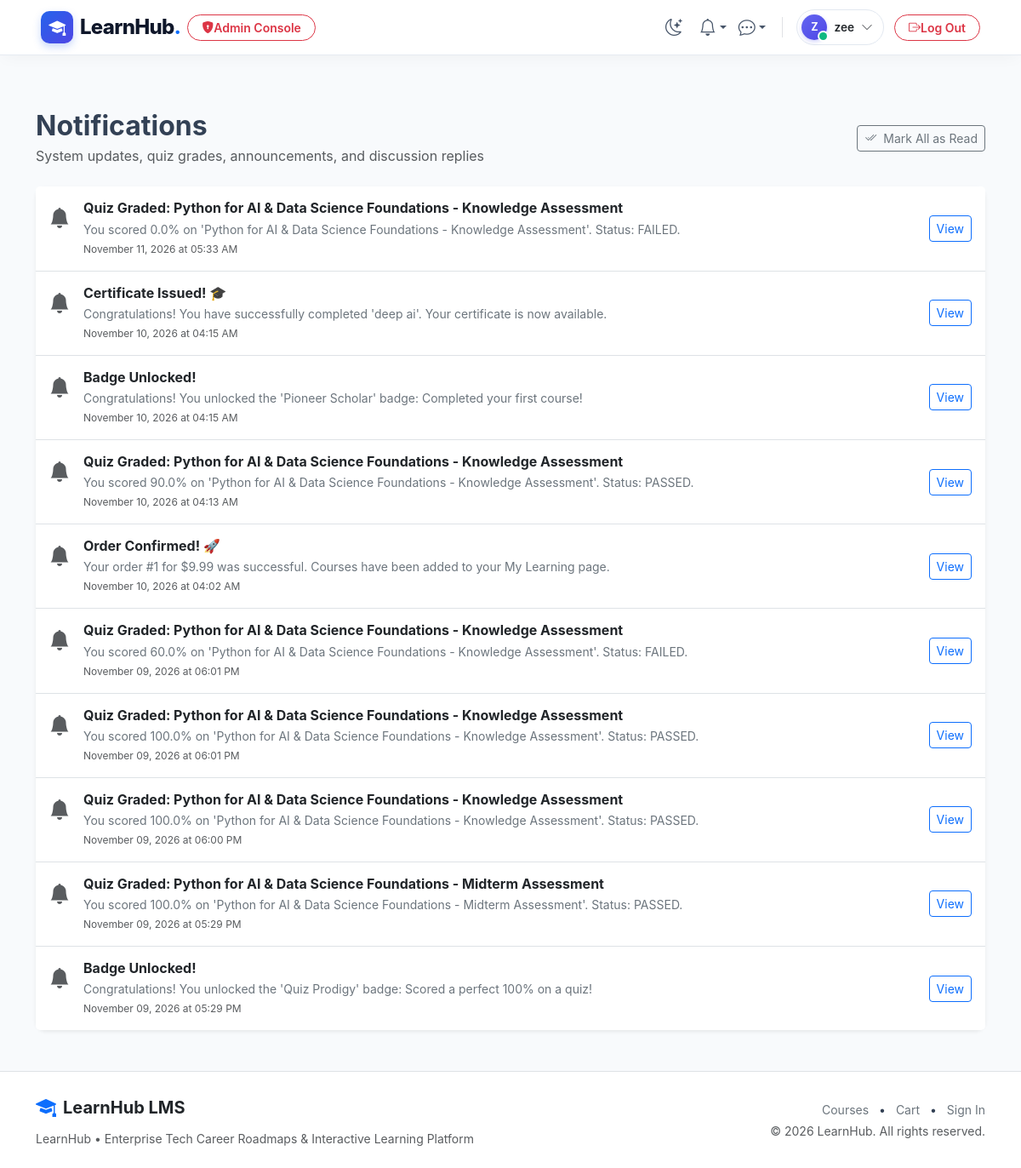
Page /community/notifications (signed in) on the committed database.
### app/models/users.py (models this page shows, shortened)
class User(UserMixin, db.Model):
    __tablename__ = 'users'
    id = db.Column(db.Integer, primary_key=True)
    email = db.Column(db.String(120), unique=True, nullable=False, index=True)
    username = db.Column(db.String(80), unique=True, nullable=False, index=True)
    password_hash = db.Column(db.String(255), nullable=False)
    role_id = db.Column(db.Integer, db.ForeignKey('roles.id'), nullable=False)
    is_active = db.Column(db.Boolean, default=True, nullable=False)
    last_login = db.Column(db.DateTime, nullable=True)
    created_at = db.Column(db.DateTime, default=utcnow, nullable=False)
    role = db.relationship('Role', back_populates='users', lazy='joined')
    profile = db.relationship('UserProfile', back_populates='user', uselist=False, cascade='all, delete-orphan', lazy='joined')
    notifications = db.relationship('Notification', back_populates='user', cascade='all, delete-orphan', lazy='select', order_by='Notification.created_at.desc()')
    enrollments = db.relationship('Enrollment', back_populates='user', lazy='select')
    orders = db.relationship('Order', back_populates='user', lazy='select')
    course_instructors = db.relationship('CourseInstructor', back_populates='user', lazy='select')
    created_courses = db.relationship('Course', back_populates='creator', foreign_keys='Course.created_by', lazy='select')
    wishlists = db.relationship('Wishlist', back_populates='user', cascade='all, delete-orphan', lazy='select')
    quiz_attempts = db.relationship('QuizAttempt', back_populates='user', lazy='select')
    submissions = db.relationship('Submission', back_populates='user', lazy='select')
    forum_threads = db.relationship('ForumThread', back_populates='author', lazy='select')
    forum_posts = db.relationship('ForumPost', back_populates='author', lazy='select')
    post_likes = db.relationship('PostLike', back_populates='user', cascade='all, delete-orphan', lazy='select')
    sent_messages = db.relationship('Message', back_populates='sender', foreign_keys='Message.sender_id', lazy='select')
    received_messages = db.relationship('Message', back_populates='recipient', foreign_keys='Message.recipient_id', lazy='select')
    user_badges = db.relationship('UserBadge', back_populates='user', cascade='all, delete-orphan', lazy='select')
    reviews = db.relationship('Review', back_populates='user', lazy='select')
    audit_logs = db.relationship('AuditLog', back_populates='user', lazy='select')
    def has_role(self, role_name: str) -> bool:
        return bool(self.role and self.role.name.lower() == role_name.lower())
    @property
    def is_admin(self) -> bool:
        return self.has_role('admin')
    @property
    def is_instructor(self) -> bool:
        return self.has_role('instructor')
    @property
    def is_student(self) -> bool:
        return self.has_role('student')

class Notification(db.Model):
    __tablename__ = 'notifications'
    id = db.Column(db.Integer, primary_key=True)
    user_id = db.Column(db.Integer, db.ForeignKey('users.id', ondelete='CASCADE'), nullable=False, index=True)
    title = db.Column(db.String(150), nullable=False)
    message = db.Column(db.Text, nullable=False)
    link = db.Column(db.String(255), nullable=True)
    is_read = db.Column(db.Boolean, default=False, nullable=False)
    created_at = db.Column(db.DateTime, default=utcnow, nullable=False)
    user = db.relationship('User', back_populates='notifications')

### app/blueprints/community/routes.py (the view)
@community_bp.route('/notifications')
@login_required
def notifications():
    notifs = Notification.query.filter_by(user_id=current_user.id).order_by(Notification.created_at.desc()).all()
    return render_template('community/notifications.html', notifications=notifs)

### app/templates/community/notifications.html (shortened to what this page needs)
{% extends 'base.html' %}
{% block content %}
<div class="container py-4">
  <div class="d-flex justify-content-between align-items-center mb-4">
    <div>
      <h2 class="fw-bold mb-1">Notifications</h2>
      <p class="text-muted mb-0">System updates, quiz grades, announcements, and discussion replies</p>
    </div>
    {% if notifications %}
      <form action="{{ url_for('community.mark_all_notifications_read') }}" method="POST">
        <button type="submit" class="btn btn-outline-secondary btn-sm">
          <i class="bi bi-check2-all me-1"></i> Mark All as Read
        </button>
      </form>
    {% endif %}
  </div>
  <div class="card shadow-sm border-0">
    <div class="list-group list-group-flush">
      {% for notif in notifications %}
        <div class="list-group-item p-3 d-flex justify-content-between align-items-center {% if not notif.is_read %}bg-light border-start border-4 border-primary{% endif %}">
          <div class="d-flex align-items-start gap-3">
            <i class="bi bi-bell-fill fs-4 {% if not notif.is_read %}text-primary{% else %}text-muted{% endif %} mt-1"></i>
            <div>
              <h6 class="fw-bold mb-1">
                {% if notif.link %}
                  <a href="{{ notif.link }}" class="text-dark text-decoration-none">{{ notif.title }}</a>
                {% else %}
                  {{ notif.title }}
                {% endif %}
              </h6>
              <p class="text-secondary small mb-1">{{ notif.message }}</p>
              <div class="text-muted" style="font-size: 0.75rem;">{{ notif.created_at.strftime('%B %d, %Y at %I:%M %p') }}</div>
            </div>
          </div>
          {% if notif.link %}
            <a href="{{ notif.link }}" class="btn btn-sm btn-outline-primary">View</a>
          {% endif %}
        </div>
      {% else %}
        <div class="p-5 text-center text-muted">
          <i class="bi bi-bell-slash fs-1 mb-2 d-block"></i>
          <h5>No Notifications</h5>
          <p class="small">You're all caught up with your alerts and course announcements!</p>
        </div>
      {% endfor %}
    </div>
  </div>
</div>
{% endblock %}

### app/templates/partials/navbar.html (shortened to what this page needs)
{% set is_preview = is_preview if is_preview is defined else (True if (request.args.get('preview') == '1' or session.get('live_preview')) and request.blueprint != 'admin' else False) %}
{% set preview_qs = preview_qs if preview_qs is defined else ('?preview=1' if is_preview else '') %}
{% set is_admin_panel = (request.blueprint == 'admin') %}
{% set is_user_logged_in = current_user.is_authenticated and not (is_preview and not is_admin_panel) %}
{% set is_admin_user = current_user.is_authenticated and current_user.is_admin and not (is_preview and not is_admin_panel) %}
<nav class="navbar navbar-expand-lg navbar-glass sticky-top py-2">
  <div class="container-fluid px-xl-5 px-lg-4 px-3">
    <a class="navbar-brand d-flex align-items-center gap-2 text-decoration-none me-2" href="{{ url_for('admin.dashboard') if (is_admin_panel or is_admin_user) else (url_for('catalog.home') ~ preview_qs) }}">
      <div class="brand-logo-squircle">
        <i class="bi bi-mortarboard-fill"></i>
      </div>
      <span class="fs-4 brand-text leading-none">LearnHub<span class="text-primary">.</span></span>
    </a>
    <div class="offcanvas-lg offcanvas-start flex-grow-1" tabindex="-1" id="navbarOffcanvas" aria-labelledby="navbarOffcanvasLabel">
      <div class="offcanvas-body d-flex flex-column flex-lg-row align-items-lg-center justify-content-between p-3 p-lg-0 w-100">
        <ul class="navbar-nav me-auto mb-2 mb-lg-0 align-items-lg-center gap-1 flex-lg-nowrap d-none d-lg-flex">
          {% if is_admin_panel %}
            {% set is_dash_active = (request.endpoint == 'admin.dashboard') %}
            {% set is_users_active = (request.endpoint and ('user' in request.endpoint or 'role' in request.endpoint)) %}
            {% set is_roadmaps_active = (request.endpoint and 'roadmap' in request.endpoint) %}
            {% set is_cat_active = (request.endpoint and ('categor' in request.endpoint or 'department' in request.endpoint or 'tag' in request.endpoint)) %}
            {% set is_coupons_active = (request.endpoint and 'coupon' in request.endpoint) %}
            {% set is_audit_active = (request.endpoint and 'audit' in request.endpoint) %}
            {% set is_settings_active = (request.endpoint and ('setting' in request.endpoint or 'badge' in request.endpoint)) %}
            <li class="nav-item">
              <a class="nav-link admin-nav-item {% if is_dash_active %}active{% endif %}" href="{{ url_for('admin.dashboard') }}" title="Dashboard">
                <i class="bi bi-speedometer2 text-danger {% if is_dash_active %}me-1.5{% endif %}"></i>
                {% if is_dash_active %}<span>Dashboard</span>{% endif %}
              </a>
            </li>
            <li class="nav-item">
              <a class="nav-link admin-nav-item {% if is_users_active %}active{% endif %}" href="{{ url_for('admin.users_list') }}" title="Users & Roles">
                <i class="bi bi-people text-info {% if is_users_active %}me-1.5{% endif %}"></i>
                {% if is_users_active %}<span>Users</span>{% endif %}
              </a>
            </li>
            <li class="nav-item">
              <a class="nav-link admin-nav-item {% if is_roadmaps_active %}active{% endif %}" href="{{ url_for('admin.roadmaps') }}" title="Career Roadmaps">
                <i class="bi bi-signpost-split-fill text-primary {% if is_roadmaps_active %}me-1.5{% endif %}"></i>
                {% if is_roadmaps_active %}<span>Roadmaps</span>{% endif %}
              </a>
            </li>
            <li class="nav-item">
              <a class="nav-link admin-nav-item {% if is_cat_active %}active{% endif %}" href="{{ url_for('admin.categories') }}" title="Categories & Taxonomy">
                <i class="bi bi-folder text-warning {% if is_cat_active %}me-1.5{% endif %}"></i>
                {% if is_cat_active %}<span>Categories</span>{% endif %}
              </a>
            </li>
            <li class="nav-item">
              <a class="nav-link admin-nav-item {% if is_coupons_active %}active{% endif %}" href="{{ url_for('admin.coupons') }}" title="Promo Coupons">
                <i class="bi bi-ticket-perforated text-success {% if is_coupons_active %}me-1.5{% endif %}"></i>
                {% if is_coupons_active %}<span>Coupons</span>{% endif %}
              </a>
            </li>
            <li class="nav-item">
              <a class="nav-link admin-nav-item {% if is_audit_active %}active{% endif %}" href="{{ url_for('admin.audit_logs') }}" title="Security Audit Logs">
                <i class="bi bi-shield-check text-dark {% if is_audit_active %}me-1.5{% endif %}"></i>
                {% if is_audit_active %}<span>Audit Logs</span>{% endif %}
              </a>
            </li>
            <li class="nav-item">
              <a class="nav-link admin-nav-item {% if is_settings_active %}active{% endif %}" href="{{ url_for('admin.settings') }}" title="System Settings">
                <i class="bi bi-gear text-secondary {% if is_settings_active %}me-1.5{% endif %}"></i>
                {% if is_settings_active %}<span>Settings</span>{% endif %}
              </a>
            </li>
            <li class="nav-item ms-1">
              <a class="nav-link admin-nav-item text-secondary border" href="{{ url_for('catalog.home', preview=1) }}" target="_blank" title="View Live Website">
                <i class="bi bi-box-arrow-up-right"></i>
              </a>
            </li>
          {% else %}
            {% if is_user_logged_in %}
              {% if current_user.is_student %}
                <li class="nav-item">
                  <a class="nav-link nav-pill-link {% if request.endpoint == 'learning.my_learning' %}active{% endif %}" href="{{ url_for('learning.my_learning') }}">
                    <i class="bi bi-journal-bookmark me-1.5 text-secondary"></i>
                    <span>My Learning</span>
                  </a>
                </li>
                {% if resume_learning %}
                  <li class="nav-item d-none d-md-block">
                    <a href="{{ resume_learning.url }}" class="nav-resume-pill text-decoration-none d-flex align-items-center gap-2" title="Resume: {{ resume_learning.course_title }} — {{ resume_learning.lesson_title }}">
                      <span class="resume-play-btn">
                        <i class="bi bi-play-fill"></i>
                      </span>
                      <div class="d-flex flex-column" style="max-width: 140px;">
                        <span class="resume-pill-title text-truncate">{{ resume_learning.course_title }}</span>
                        <div class="d-flex align-items-center gap-1.5 mt-0.5">
                          <div class="progress resume-progress-bar flex-grow-1" style="height: 4px;">
                            <div class="progress-bar bg-primary" role="progressbar" style="width: {{ resume_learning.progress_pct }}%;" aria-valuenow="{{ resume_learning.progress_pct }}" aria-valuemin="0" aria-valuemax="100"></div>
                          </div>
                          <span class="resume-pill-pct">{{ resume_learning.progress_pct }}%</span>
                        </div>
                      </div>
                    </a>
                  </li>
                {% endif %}
                <li class="nav-item">
                  <a class="nav-link nav-pill-link {% if request.endpoint and request.endpoint.startswith('assessments.') %}active{% endif %}" href="{{ url_for('assessments.student_grades') }}">
                    <i class="bi bi-card-checklist me-1.5 text-secondary"></i>
                    <span>Grades</span>
                  </a>
                </li>
              {% elif current_user.is_admin %}
                <li class="nav-item">
                  <a class="btn btn-sm btn-outline-danger rounded-pill px-3 py-1 fw-semibold d-flex align-items-center gap-1.5 text-decoration-none" href="{{ url_for('admin.dashboard') }}">
                    <i class="bi bi-shield-lock-fill"></i>
                    <span>Admin Console</span>
                  </a>
                </li>
              {% endif %}
            {% endif %}
          {% endif %}
        </ul>
        <ul class="navbar-nav ms-auto mb-2 mb-lg-0 align-items-center gap-2 flex-nowrap justify-content-end d-none d-lg-flex">
          {% if not is_admin_panel %}
          <li class="nav-item">
            <button class="btn-nav-icon position-relative text-decoration-none border-0" id="themeToggleBtn" type="button" title="Toggle Theme" aria-label="Toggle Theme">
              <i class="bi bi-moon-stars fs-5 theme-icon-active" id="themeIcon"></i>
            </button>
          </li>
          {% endif %}
          {% if is_user_logged_in %}
            <li class="nav-item dropdown">
              <a class="btn-nav-icon position-relative text-decoration-none dropdown-toggle border-0" href="#" id="navNotifDropdown" role="button" data-bs-toggle="dropdown" aria-expanded="false" title="Notifications">
                <i class="bi bi-bell fs-5"></i>
              </a>
            </li>
            <li class="nav-item dropdown">
              <a class="btn-nav-icon position-relative text-decoration-none dropdown-toggle border-0" href="#" id="navMsgDropdown" role="button" data-bs-toggle="dropdown" aria-expanded="false" title="Direct Messages">
                <i class="bi bi-chat-dots fs-5"></i>
              </a>
            </li>
            <li class="nav-item dropdown">
              <a class="user-profile-pill d-flex align-items-center gap-2 text-decoration-none" href="#" role="button" data-bs-toggle="dropdown" aria-expanded="false">
                <div class="position-relative">
                  <div class="avatar-nav-circle">
                    {{ (current_user.username[0]|upper) if current_user.username else 'U' }}
                  </div>
                  <span class="online-dot"></span>
                </div>
                <span class="fw-semibold text-dark user-name-label">{{ current_user.username }}</span>
                <i class="bi bi-chevron-down text-muted small ms-0.5"></i>
              </a>
            </li>
            {% if is_admin_panel or is_admin_user %}
              <li class="nav-item ms-1">
                <form action="{{ url_for('auth.logout') }}" method="POST" class="m-0">
                  <button type="submit" class="btn btn-outline-danger btn-sm rounded-pill px-3 py-1 fw-semibold d-flex align-items-center gap-1.5" title="Sign out of LearnHub">
                    <i class="bi bi-box-arrow-right"></i>
                    <span>Log Out</span>
                  </button>
                </form>
              </li>
            {% endif %}
          {% endif %}
        </ul>
      </div>
    </div>
  </div>
</nav>

### rows in the picture
User: username "Z", username "zee"
Notification: is_read True (drawn), title "Quiz Graded: Python for AI & Data Science Foundations - Knowledge Assessment", message "You scored 0.0% on 'Python for AI & Data Science Foundations - Knowledge Assessment'. Status: FAILED.", created_at "November 11, 2026 at 05:33 AM"
Notification: is_read True (drawn), title "Certificate Issued! 🎓", message "Congratulations! You have successfully completed 'deep ai'. Your certificate is now available.", created_at "November 10, 2026 at 04:15 AM"
Notification: is_read True (drawn), title "Badge Unlocked!", message "Congratulations! You unlocked the 'Pioneer Scholar' badge: Completed your first course!", created_at "November 10, 2026 at 04:15 AM"
Notification: is_read True (drawn), title "Quiz Graded: Python for AI & Data Science Foundations - Knowledge Assessment", message "You scored 90.0% on 'Python for AI & Data Science Foundations - Knowledge Assessment'. Status: PASSED.", created_at "November 10, 2026 at 04:13 AM"
Notification: is_read True (drawn), title "Order Confirmed! 🚀", message "Your order #1 for $9.99 was successful. Courses have been added to your My Learning page.", created_at "November 10, 2026 at 04:02 AM"
Notification: is_read True (drawn), title "Quiz Graded: Python for AI & Data Science Foundations - Knowledge Assessment", message "You scored 60.0% on 'Python for AI & Data Science Foundations - Knowledge Assessment'. Status: FAILED.", created_at "November 09, 2026 at 06:01 PM"
Notification: is_read True (drawn), title "Quiz Graded: Python for AI & Data Science Foundations - Knowledge Assessment", message "You scored 100.0% on 'Python for AI & Data Science Foundations - Knowledge Assessment'. Status: PASSED.", created_at "November 09, 2026 at 06:01 PM"
Notification: is_read True (drawn), title "Quiz Graded: Python for AI & Data Science Foundations - Knowledge Assessment", message "You scored 100.0% on 'Python for AI & Data Science Foundations - Knowledge Assessment'. Status: PASSED.", created_at "November 09, 2026 at 06:00 PM"
Notification: is_read True (drawn), title "Quiz Graded: Python for AI & Data Science Foundations - Midterm Assessment", message "You scored 100.0% on 'Python for AI & Data Science Foundations - Midterm Assessment'. Status: PASSED.", created_at "November 09, 2026 at 05:29 PM"
Notification: is_read True (drawn), title "Badge Unlocked!", message "Congratulations! You unlocked the 'Quiz Prodigy' badge: Scored a perfect 100% on a quiz!", created_at "November 09, 2026 at 05:29 PM"
